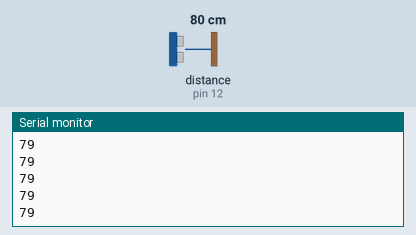
This sketch was run on a simulated Arduino Uno, built with avr-gcc and run on an emulated ATmega328P. Shown: the last lines printed to the serial monitor. Wiring (inferred from the names in the program): ultrasonic range finder: trigger pin 13; echo pin 12. The test bench sets the inputs (shaded band); at power-on: distance to the obstacle (sensor on pin 12) 80 cm. The echo pulse lasts 58.3 µs per cm.

Above: at 1.2 s.
1.3 s: distance to the obstacle (sensor on pin 12) set to 2 cm
At 2.3 s:
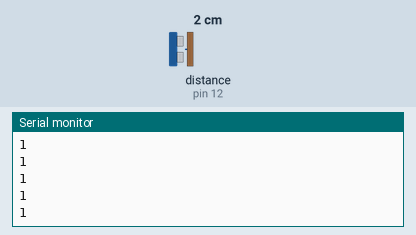
2.8 s: distance to the obstacle (sensor on pin 12) set to 4 cm
At 3.3 s:
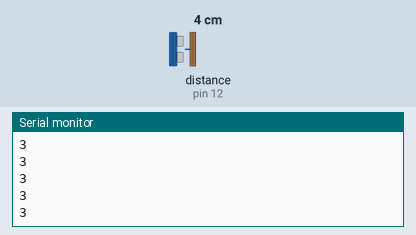
Timing chart, 0 to 5.8 s (numbered marks = the images above; inputs shaded):
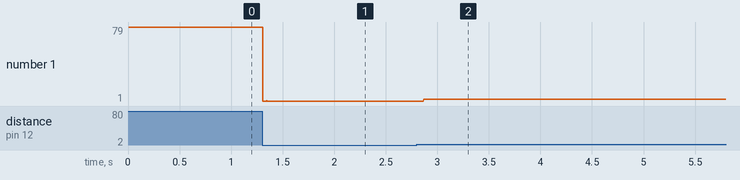

The sketch:

sketch_apr22a.ino
```cpp
int trig=13;
int echo=12;
long mesafe;
long sure;
void setup() {
  pinMode(trig, OUTPUT);
  pinMode(echo, INPUT);
  Serial.begin(9600);
}

void loop() {
  digitalWrite(trig,1);
  delayMicroseconds(1000);
  digitalWrite(trig,LOW);
  int sure=pulseIn(echo,1);
  int mesafe=(sure/2)/29.1;
  Serial.println(mesafe);


}
```

Measured:
- after the input at 1.3 s, the serial monitor: prints a new line at once (image 1)
- after the input at 2.8 s, the serial monitor: prints a new line after 0.07 s (image 2)
- plotted number 1: 79 → 1 after the input at 1.3 s, 1 → 3 after the input at 2.8 s
